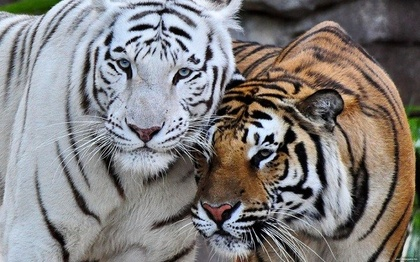
%> input picture tigre.jpg, 420 x 262 px, shrunk from 600 x 375 before the run
$ octave Histograma.m   (GNU Octave 9; MATLAB toolbox functions it lacks are replaced by stand-ins)
%> lines starting %> are read from the running program, lines starting %| are printed output that depends on the picture
%%Procesamiento
%%image data base
%https://homepages.cae.wisc.edu/~ece533/images/
%Basic Processing

clear all
close all

rgbImage=imread('tigre.jpg');
%> rgbImage is the input picture: size 262x420x3 uint8; mean R, G, B 130.4, 126.9, 126.1
grayImage=rgb2gray(rgbImage);   %%cambia la imagen a escala de grises
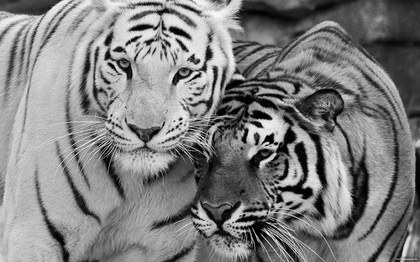
%> grayImage: size 262x420 uint8; min 0, max 252, mean 127.8

[rows, columns] = size(grayImage); %%definimos dimensi髇 de columnas y filas
%> rows = 262; columns = 420

H1=zeros(2,256); %%creamos una matriz de 2*256 para almacenar lainformaci髇 de la escala de grises
H1(1,:)=0:1:255; %%le damos valor a la fila uno con valores desde 0 a 255


for x=1:rows
    for y=1:columns
        ii=grayImage(x,y);    %%en la variable ii almacenamos el valor de escala de gris que tiene la imagen en la
                              %%posici髇 (x,y) dada por los for para el
                              %%barrido de la imagen
        H1(2,ii+1)=H1(2,ii+1)+1;    %%en la fila de repeticiones de la matriz H1, en la posici髇 ii+1 incrementa el valor
                                    %%en uno para hacer el conteo
    end
end
%> after the loop, H1 = 256 columns, first 8: [0 1 2 3 4 5 6 7; 143 281 280 298 331 340 345 328]
%%la siguiente parte del c骴igo es s髄o para graficar el histograma
 figure;
 bar(H1(1,:),H1(2,:));
 xlabel('Niveles de Gris');
 ylabel('N鷐ero de Pixeles');
 title('Mi Histograma');
 xlim([0,255]);
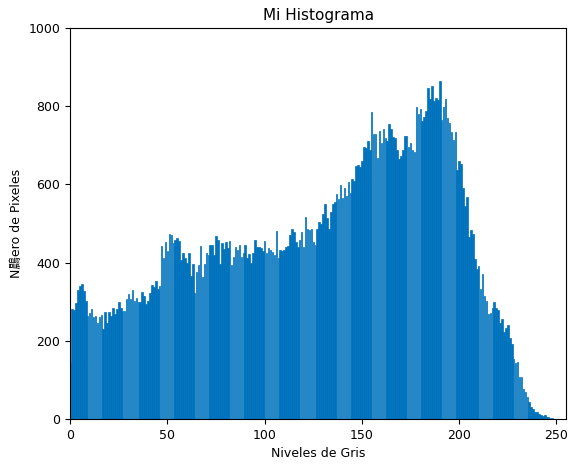
%> figure redrawn from the program's plot data; tallest bar 864 high, from x = 189.6 to 190.4

$ run again, with test1.jpg copied over tigre.jpg
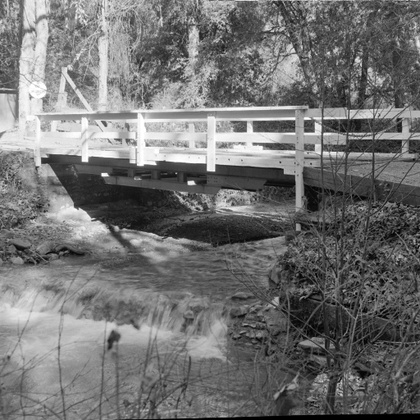
%> input picture test1.jpg, 420 x 420 px, shrunk from 512 x 512 before the run
%> rgbImage is the input picture: size 420x420 uint8; min 0, max 255, mean 113.8
%> after the loop `for x=1:rows`: H1 = 256 columns, first 8: [0 1 2 3 4 5 6 7; 663 179 72 33 33 34 41 45]
%> `xlim([0,255]);`:
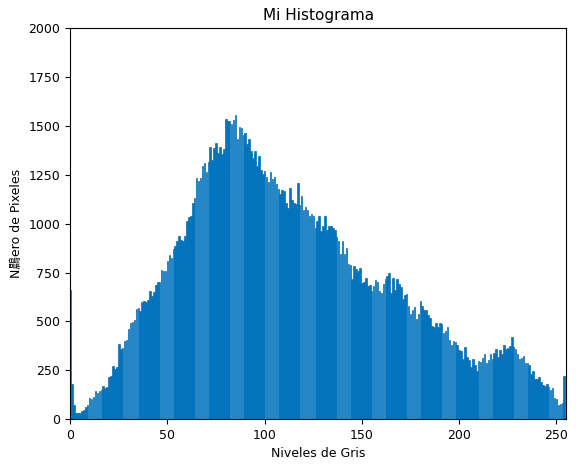
%> figure redrawn from the program's plot data; tallest bar 1555 high, from x = 84.6 to 85.4
